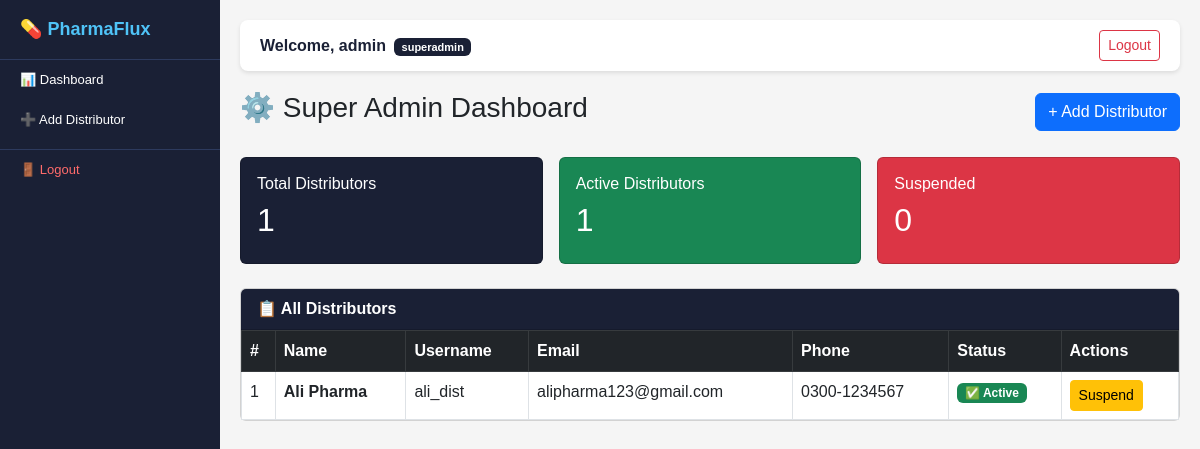
Page /superadmin/ (signed in) on the committed database.
### users/models.py (models this page shows, shortened)
class User(AbstractUser):
    ROLES = [
        ('superadmin', 'Super Admin'),
        ('distributor', 'Distributor'),
        ('employee', 'Employee'),
    ]
    role = models.CharField(
        max_length=20,
        choices=ROLES,
        default='distributor'
    )

class Distributor(models.Model):
    user = models.OneToOneField(
        User,
        on_delete=models.CASCADE,
        related_name='distributor'
    )
    name = models.CharField(max_length=200)
    phone = models.CharField(max_length=20)
    address = models.TextField(blank=True)
    status = models.CharField(
        max_length=20,
        default='active'
    )

### users/views.py (the view)
# urls.py: path('superadmin/', views.superadmin_dashboard, name='superadmin_dashboard'),
@login_required
def superadmin_dashboard(request):
    if request.user.role != 'superadmin':
        return redirect('dashboard')
    from .models import Distributor
    distributors = Distributor.objects.all()
    return render(
        request,
        'users/superadmin_dashboard.html',
        {'distributors': distributors}
    )

### templates/users/superadmin_dashboard.html (shortened to what this page needs)
{% extends 'base.html' %}
{% block content %}
<div class="d-flex justify-content-between
            align-items-center mb-4">
    <h3>⚙️ Super Admin Dashboard</h3>
    <a href="/superadmin/add-distributor/"
       class="btn btn-primary">
       + Add Distributor
    </a>
</div>
<div class="row g-3 mb-4">
    <div class="col-md-4">
        <div class="card text-white"
             style="background:#1a2035;">
            <div class="card-body">
                <h6>Total Distributors</h6>
                <h2>{{ distributors.count }}</h2>
            </div>
        </div>
    </div>
    <div class="col-md-4">
        <div class="card text-white bg-success">
            <div class="card-body">
                <h6>Active Distributors</h6>
                <h2>
                    {{ distributors|length }}
                </h2>
            </div>
        </div>
    </div>
    <div class="col-md-4">
        <div class="card text-white bg-danger">
            <div class="card-body">
                <h6>Suspended</h6>
                <h2>0</h2>
            </div>
        </div>
    </div>
</div>
<div class="card">
    <div class="card-header text-white"
         style="background:#1a2035;">
        <strong>📋 All Distributors</strong>
    </div>
    <div class="card-body p-0">
        <table class="table table-bordered
                      table-hover mb-0">
            <thead class="table-dark">
                <tr>
                    <th>#</th>
                    <th>Name</th>
                    <th>Username</th>
                    <th>Email</th>
                    <th>Phone</th>
                    <th>Status</th>
                    <th>Actions</th>
                </tr>
            </thead>
            <tbody>
                {% for dist in distributors %}
                <tr>
                    <td>{{ forloop.counter }}</td>
                    <td>
                        <strong>{{ dist.name }}</strong>
                    </td>
                    <td>{{ dist.user.username }}</td>
                    <td>{{ dist.user.email }}</td>
                    <td>{{ dist.phone }}</td>
                    <td>
                        {% if dist.status == 'active' %}
                        <span class="badge bg-success">
                            ✅ Active
                        </span>
                        {% else %}
                        <span class="badge bg-danger">
                            ❌ Suspended
                        </span>
                        {% endif %}
                    </td>
                    <td>
                        {% if dist.status == 'active' %}
                        <a href="/superadmin/suspend/{{ dist.id }}/"
                           class="btn btn-sm btn-warning"
                           onclick="return confirm(
                           'Suspend {{ dist.name }}?')">
                           Suspend
                        </a>
                        {% endif %}
                    </td>
                </tr>
                {% endfor %}
            </tbody>
        </table>
    </div>
</div>
{% endblock %}

### templates/base.html (shortened to what this page needs)
<!DOCTYPE html>
<html lang="en">
<head>
    <link href="https://cdn.jsdelivr.net/npm/bootstrap@5.3.0/dist/css/bootstrap.min.css" rel="stylesheet">
</head>
<body>
<div id="sidebar">
    <span class="brand">💊 PharmaFlux</span>
    {% if request.user.role == 'superadmin' %}
    <a href="/superadmin/" class="nav-link-item">📊 Dashboard</a>
    <a href="/superadmin/add-distributor/" class="nav-link-item">➕ Add Distributor</a>
    {% endif %}
    <a href="/logout/" class="nav-logout">🚪 Logout</a>
</div>
<div id="main-content">
    <div class="topbar">
        <span style="font-weight:bold; color:#1a2035;">
            Welcome, {{ request.user.username }}
            <span class="badge ms-1" style="background:#1a2035; font-size:11px;">
                {{ request.user.role }}
            </span>
        </span>
        <a href="/logout/" class="btn btn-sm btn-outline-danger">Logout</a>
    </div>
    {% block content %}
    {% endblock %}
</div>
</body>
</html>

### templates/base.html (style rules this page uses)
* { margin: 0; padding: 0; box-sizing: border-box; }
body { font-family: Arial, sans-serif; background-color: #f5f5f5; }
#sidebar { width: 220px; height: 100vh; background-color: #1a2035; position: fixed; top: 0; left: 0; overflow-y: auto; overflow-x: hidden; z-index: 999; }
.brand { color: #4fc3f7; font-size: 18px; font-weight: bold; padding: 16px 20px; background: #1a2035; display: block; border-bottom: 1px solid #2d3a5e; }
.nav-link-item { color: #ffffff; padding: 10px 20px; display: block; text-decoration: none; font-size: 13px; }
.nav-logout { color: #ff6b6b; padding: 10px 20px; display: block; text-decoration: none; font-size: 13px; border-top: 1px solid #2d3a5e; margin-top: 10px; }
#main-content { margin-left: 220px; padding: 20px; }
.topbar { background: #ffffff; padding: 10px 20px; margin-bottom: 20px; border-radius: 8px; box-shadow: 0 2px 4px rgba(0,0,0,0.1); display: flex; justify-content: space-between; align-items: center; }

### rows in the picture
User: user.username "admin", user.role "superadmin"
Distributor: name "Ali Pharma", user.username "ali_dist", user.email "alipharma123@gmail.com", phone "0300-1234567", status "✅ Active"

### other values in the picture
{{ distributors.count }} "1"
{{ distributors|length }} "1"
